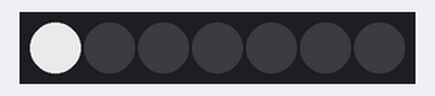
A sketch run on a simulated Arduino Uno, built with avr-gcc and run on an emulated ATmega328P. Parts: 7 RGB LEDs in strip order, left to right. Dim RGB values are drawn brighter than linear.

Above: at 0.46 s.
At 5.2 s:
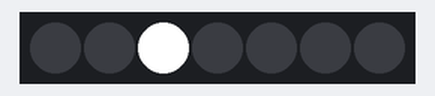
At 9.26 s:
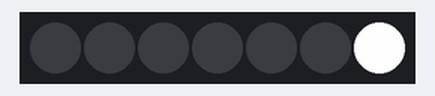
At 19.26 s:
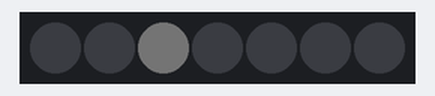
At 29.1 s:
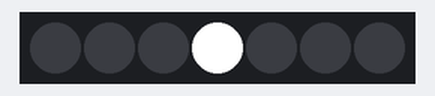
At 39.78 s:
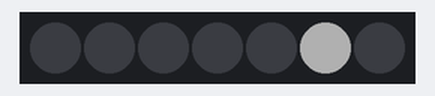
Timing chart, 0 to 40.0 s (numbered marks = the images above):
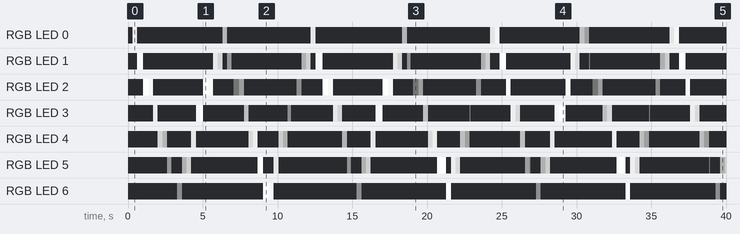

The sketch:

ida_vuelta_led.ino
```cpp
#include <Adafruit_NeoPixel.h>
#ifdef __AVR__
#include <avr/power.h> // Required for 16 MHz Adafruit Trinket
#endif

#define LED_PIN     6
#define LED_COUNT  7
long marcaTiempo, tiempoActual;
long marcaTiempoFrec, muestreo = 25;
int espera = 500;
int indice = 0;
float frecSeno = 0.0005;
bool direccion = true;
bool rampa = false;

Adafruit_NeoPixel strip(LED_COUNT, LED_PIN, NEO_GRB + NEO_KHZ800);

void setup() {
  // put your setup code here, to run once:
  strip.begin();           // INITIALIZE NeoPixel strip object (REQUIRED)
  strip.show();            // Turn OFF all pixels ASAP
  tiempoActual = millis();
  marcaTiempo = tiempoActual;
  marcaTiempoFrec = tiempoActual;

}

void loop() {
  // put your main code here, to run repeatedly:
  tiempoActual = millis();

  //contador desplazamiento led
  if (tiempoActual > marcaTiempo + espera) {
    strip.setPixelColor(indice, strip.Color(  0, 0, 0));       //  Set pixel's color (in RAM)

    if (rampa) {
      indice++;
      if (indice == LED_COUNT-1)indice = 0;
    } else {
      if (indice == LED_COUNT-1)direccion = !direccion;
      if (indice == 0 && !direccion)direccion = !direccion;

      if (direccion)indice ++;
      else indice--;
    }
    marcaTiempo = millis();

  }

  // contador muestreo de brillo y led
  if (tiempoActual > marcaTiempoFrec + muestreo) {
    float brillo = (sin(float(tiempoActual) * PI * frecSeno) * 0.5 + .5) * 255.;
    strip.setBrightness(brillo);

    strip.setPixelColor(indice, strip.Color(  255, 255, 255));         //  Set pixel's color (in RAM)
    strip.show();

    marcaTiempoFrec = tiempoActual;
  }
}
```

Measured:
- by itself, RGB LED 0: off → RGB(187, 187, 187) at 0.31 s, → off 0.31 s later, → RGB(65, 65, 65) 5.7 s later, → off 0.31 s later, … (17 changes in this stretch)
- by itself, RGB LED 4: off → RGB(126, 126, 126) at 2.0 s, → RGB(66, 66, 66) 0.31 s later, → off 0.31 s later, → RGB(174, 174, 174) 1.6 s later, … (33 changes in this stretch)
